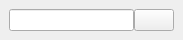
<?xml version="1.0" encoding="UTF-8"?>
<ui version="4.0">
 <class>setDateWidget</class>
 <widget class="QWidget" name="setDateWidget">
  <property name="geometry">
   <rect>
    <x>0</x>
    <y>0</y>
    <width>183</width>
    <height>38</height>
   </rect>
  </property>
  <property name="windowTitle">
   <string>Form</string>
  </property>
  <layout class="QHBoxLayout" name="horizontalLayout">
   <property name="spacing">
    <number>0</number>
   </property>
   <property name="leftMargin">
    <number>0</number>
   </property>
   <property name="topMargin">
    <number>0</number>
   </property>
   <property name="rightMargin">
    <number>0</number>
   </property>
   <property name="bottomMargin">
    <number>0</number>
   </property>
   <item>
    <widget class="QWidget" name="widget" native="true">
     <layout class="QHBoxLayout" name="horizontalLayout_2">
      <property name="spacing">
       <number>0</number>
      </property>
      <property name="leftMargin">
       <number>9</number>
      </property>
      <property name="topMargin">
       <number>9</number>
      </property>
      <property name="rightMargin">
       <number>9</number>
      </property>
      <property name="bottomMargin">
       <number>9</number>
      </property>
      <item>
       <widget class="QLineEdit" name="dateLineEdit"/>
      </item>
      <item>
       <widget class="QPushButton" name="dateBtn">
        <property name="text">
         <string/>
        </property>
       </widget>
      </item>
     </layout>
    </widget>
   </item>
  </layout>
 </widget>
 <resources/>
 <connections/>
</ui>
